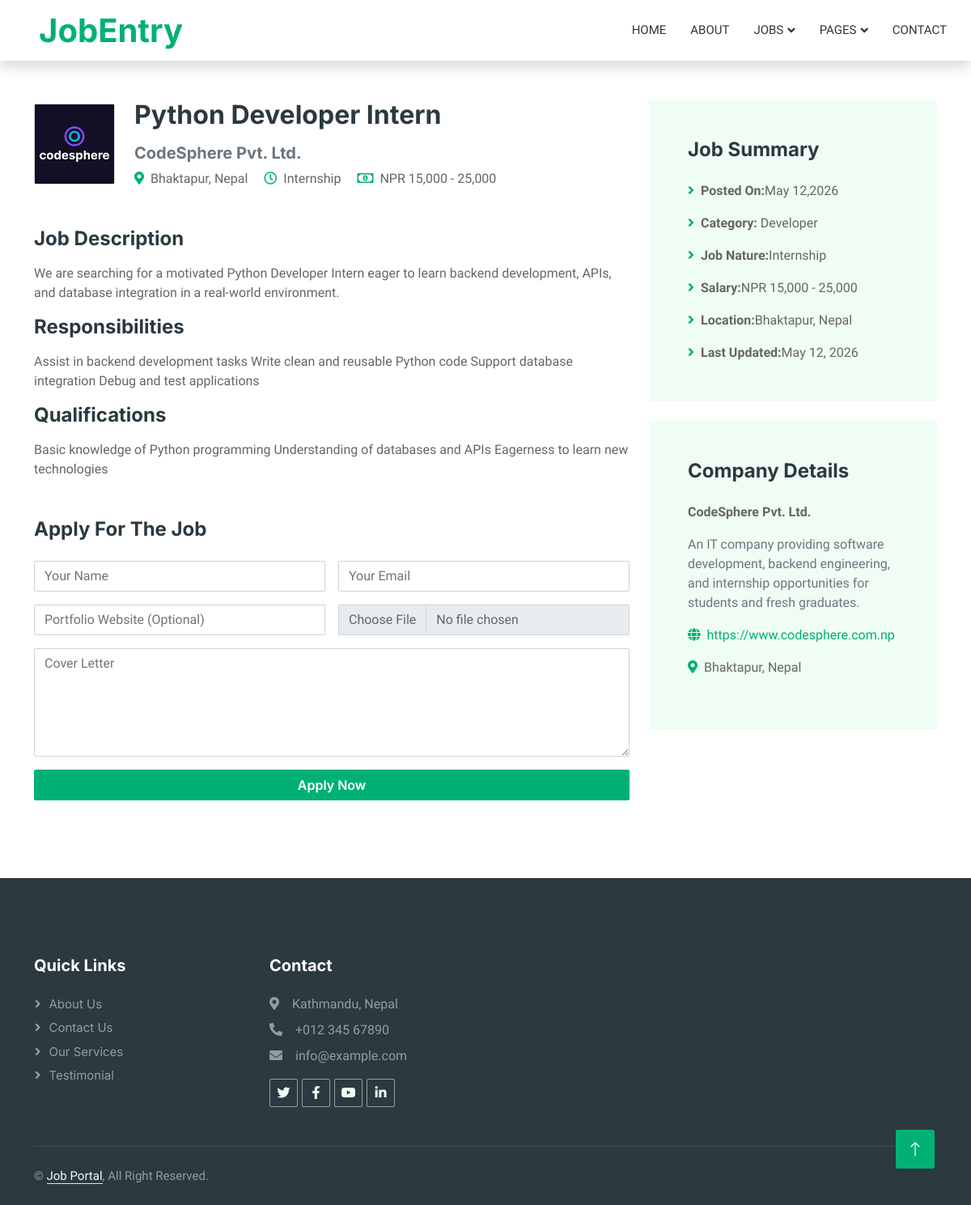
The page /job-detail/5 on the database its author committed.
### jobportal/models.py (models this page shows, shortened)
class TimeStamp(models.Model):
    created_at=models.DateTimeField(auto_now_add=True)
    updated_at=models.DateTimeField(auto_now=True)
    class Meta:
        abstract=True

class JobPost(TimeStamp):
    JOB_TYPE=(
        ("full_time","Full Time"),
        ("part_time","Part Time"),
        ("internship","Internship"),
        ("remote","Remote"),
    )
    title=models.CharField(max_length=140)
    logo=models.ImageField( upload_to="company_logo/",blank=False)
    location=models.CharField(max_length=150)
    job_type=models.CharField(max_length=100,choices=JOB_TYPE)
    salary=models.CharField(max_length=100,blank=True)
    description=models.TextField()
    responsibility=models.TextField()
    qualification=models.TextField()
    summary=models.TextField(blank=True)
    category=models.ForeignKey(Category,on_delete=models.CASCADE)
    company=models.ForeignKey(Company,on_delete=models.CASCADE)

class Company(TimeStamp):
    name=models.CharField(max_length=100)
    description=models.TextField(blank=True)
    website=models.URLField(blank=True)
    location=models.CharField(max_length=150)

class Category(TimeStamp):
    name=models.CharField(max_length=100,unique=True)
    class Meta:
        ordering=["name"]
        verbose_name="category"
        verbose_name_plural="Categories"

### jobportal/views.py (the view)
# urls.py: path("job-detail/<int:pk>",views.PostDetailView.as_view(),name="job_detail"),
class PostDetailView(DetailView):
    model=JobPost
    template_name="jobportal/detail/detail.html"
    context_object_name="post"
    def get_queryset(self):
        return JobPost.objects.all().order_by("-created_at")
    def get_context_data(self, **kwargs):
        context= super().get_context_data(**kwargs)
        context["form"]=JobApplicationForm()
        return context
    def post(self,request,*args,**kwargs):
        self.object=self.get_object()
        form=JobApplicationForm(request.POST,request.FILES)
        if form.is_valid():
            application=form.save(commit=False)
            application.job=self.object
            application.save()
            messages.success(request,"Application submitted sucessfully.")
            return redirect("job_detail",pk=self.object.pk)
        context=self.get_context_data()
        context["form"]=form
        return self.render_to_response(context)

### jobportal/forms.py
class JobApplicationForm(forms.ModelForm):
    class Meta:
        model=JobApplication
        fields=[
            "name",
            "email",
            "portfolio_website",
            "resume",
            "cover_letter",
        ]

### templates/jobportal/detail/detail.html (shortened to what this page needs)
{% extends "jobportal/base.html" %}
{% load static %}
{% block content %}
        <div class="container-xxl py-5 wow fadeInUp" data-wow-delay="0.1s">
            <div class="container">
                <div class="row gy-5 gx-4">
                    <div class="col-lg-8">
                        <div class="d-flex align-items-center mb-5">
                            <img class="flex-shrink-0 img-fluid border rounded" src="{{post.logo.url}}" alt="" style="width: 100px; height: 100px; object-fit: cover;">
                            <div class="text-start ps-4">
                                <h2 class="mb-3">{{post.title}}</h2>
                                <h5 class="text-muted mb-2">{{post.company.name}}</h5>
                                <span class="text-truncate me-3"><i class="fa fa-map-marker-alt text-primary me-2"></i>{{post.location}}</span>
                                <span class="text-truncate me-3"><i class="far fa-clock text-primary me-2"></i>{{post.get_job_type_display}}</span>
                                <span class="text-truncate me-0"><i class="far fa-money-bill-alt text-primary me-2"></i>{{post.salary}}</span>
                            </div>
                        </div>
                        <div class="mb-5">
                            <h4 class="mb-3">Job Description</h4>
                            <p>{{post.description}}</p>
                            <h4 class="mb-3">Responsibilities</h4>
                            <p>{{post.responsibility}}</p>
                            <h4 class="mb-3">Qualifications</h4>
                            <p>{{post.qualification}}</p>
                        </div>
                        <div class="">
                            <h4 class="mb-4">Apply For The Job</h4>
                            <form method="post" enctype="multipart/form-data">
                                <div class="row g-3">
                                    <div class="col-12 col-sm-6">
                                       <input type="text" name="name" class="form-control" placeholder="Your Name" required>
                                    </div>
                                    <div class="col-12 col-sm-6">
                                       <input type="email" name="email" class="form-control" placeholder="Your Email" required>
                                    </div>
                                    <div class="col-12 col-sm-6">
                                        <input type="url" name="portfolio_website" class="form-control" placeholder="Portfolio Website (Optional)">
                                     </div>
                                    <div class="col-12 col-sm-6">
                                       <input type="file" name="resume" class="form-control" accept=".pdf,.doc,.docx" required>
                                    </div>
                                    <div class="col-12">
                                       <textarea name="cover_letter" class="form-control" rows="5" placeholder="Cover Letter" required></textarea>
                                    </div>
                                    <div class="col-12">
                                        <button class="btn btn-primary w-100" type="submit">Apply Now</button>
                                    </div>
                                </div>
                            </form>
                        </div>
                    </div>
                    <div class="col-lg-4">
                        <div class="bg-light rounded p-5 mb-4 wow slideInUp" data-wow-delay="0.1s">
                            <h4 class="mb-4">Job Summary</h4>
                            <p><i class="fa fa-angle-right text-primary me-2"></i><strong>Posted On:</strong>{{post.created_at|date:"M d,Y"}}</p>
                            <p><i class="fa fa-angle-right text-primary me-2"></i><strong>Category:</strong> {{post.category.name}}</p>
                            <p><i class="fa fa-angle-right text-primary me-2"></i><strong>Job Nature:</strong>{{post.get_job_type_display}}</p>
                            <p><i class="fa fa-angle-right text-primary me-2"></i><strong>Salary:</strong>{{post.salary}}</p>
                            <p><i class="fa fa-angle-right text-primary me-2"></i><strong>Location:</strong>{{post.location}}</p>
                            <p class="m-0"><i class="fa fa-angle-right text-primary me-2"></i><strong>Last Updated:</strong>{{post.updated_at|date:"M d, Y"}}</p>
                        </div>
                        <div class="bg-light rounded p-5 wow slideInUp" data-wow-delay="0.1s">
                            <h4 class="mb-4">Company Details</h4>
                            <p><strong>{{post.company.name}}</strong></p>
                            <p class="text-muted">{{post.company.description}}</p>
                            <p><i class="fa fa-globe text-primary me-2"></i><a href="{{post.company.website}}" target="_blank">{{post.company.website}}</a></p>
                            <p><i class="fa fa-map-marker-alt text-primary me-2"></i>{{post.company.location}}</p>
                        </div>
                    </div>
                </div>
            </div>
        </div>
{% endblock content %}

### static/css/style.css (style rules this page uses)
:root { --primary: #00B074; --secondary: #2B9BFF; --light: #EFFDF5; --dark: #2B3940; }
.btn { font-family: 'Inter', sans-serif; font-weight: 600; transition: .5s; }
.btn.btn-primary, .btn.btn-secondary { color: #FFFFFF; }

### rows shown on the page
JobPost: logo (picture), title "Python Developer Intern", company.name "CodeSphere Pvt. Ltd.", location "Bhaktapur, Nepal", job_type "Internship", salary "NPR 15,000 - 25,000", description "We are searching for a motivated Python Developer Intern eager to learn backend development, APIs, and database integration in a real-world environment.", responsibility "Assist in backend development tasks Write clean and reusable Python code Support database integration Debug and test applications", qualification "Basic knowledge of Python programming Understanding of databases and APIs Eagerness to learn new technologies", created_at "May 12,2026", category.name "Developer", updated_at "May 12, 2026", company.description "An IT company providing software development, backend engineering, and internship opportunities for students and fresh graduates.", company.website "https://www.codesphere.com.np", company.location "Bhaktapur, Nepal"
